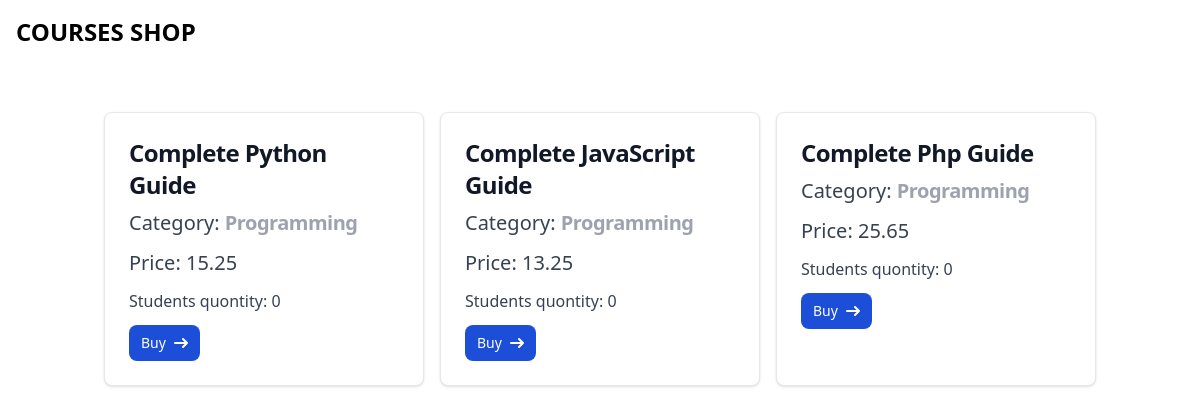
The app's page /shop/, older data.
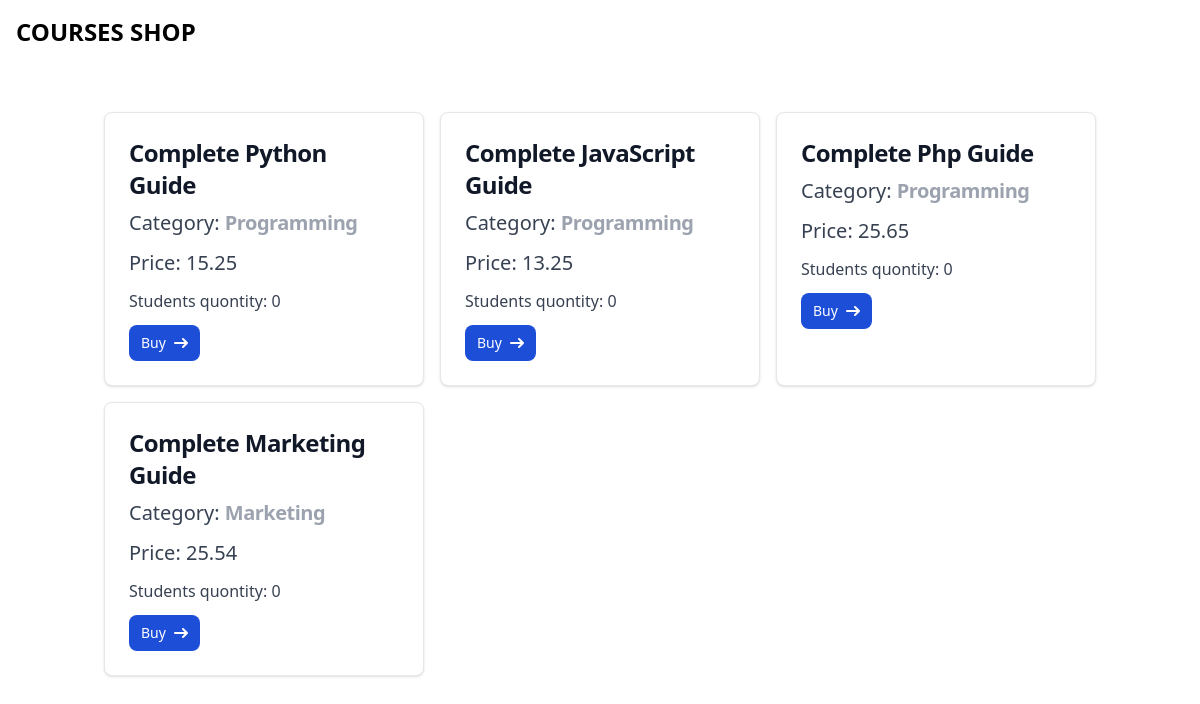
The same page, newer data.
### shop/models.py (models this page shows, shortened)
class Course(models.Model):
    title = models.CharField(max_length=300)
    price = models.FloatField()
    students_qty = models.IntegerField(default=0)
    reviews_qty = models.IntegerField(default=0)
    category = models.ForeignKey(Category, on_delete=models.CASCADE)
    created_at = models.DateTimeField(default=timezone.now)

class Category(models.Model):
    title = models.CharField(max_length=255)
    created_at = models.DateTimeField(default=timezone.now)

### shop/views.py (the view)
# urls.py: path('', views.index, name='index'),
def index(request: HttpRequest) -> HttpResponse:
    courses = Course.objects.all()
    return render(request, 'shop/courses.html', {'courses': courses})

### templates/shop/courses.html (shortened to what this page needs)
{% extends "base.html" %}
{% block content %}
    <div class="pt-6 px-4">
        {% include "shop/includes/courses_list.html" %}
    </div>
{% endblock %}

### templates/shop/includes/courses_list.html
<div class="grid lg:grid-cols-3 md:grid-cols-2 grid-cols-1 gap-4 pt-6">
    {% for course in courses %}
        <div class="max-w-sm p-6 bg-white border border-gray-200 rounded-lg shadow dark:bg-gray-800 dark:border-gray-700">
            <a href="{% url "shop:show" course.id %}">
                <h5 class="mb-2 text-2xl font-bold tracking-tight text-gray-900 dark:text-white">{{ course.title }}</h5>
            </a>
            <p class="text-xl mb-3 font-normal text-gray-700 dark:text-gray-400">Category: <a
                href="{% url "shop:category" course.category.id%}"
                class="mb-2 text-xl font-bold tracking-tight text-gray-400 dark:text-white"
                >{{ course.category.title }}</a> </p>
            <p class="text-xl mb-3 font-normal text-gray-700 dark:text-gray-400">Price: {{ course.price }} </p>
            <p class="mb-3 font-normal text-gray-700 dark:text-gray-400">Students quontity: {{ course.students_qty}} </p>
            <a href="#" class="inline-flex items-center px-3 py-2 text-sm font-medium text-center text-white bg-blue-700 rounded-lg hover:bg-blue-800 focus:ring-4 focus:outline-none focus:ring-blue-300 dark:bg-blue-600 dark:hover:bg-blue-700 dark:focus:ring-blue-800">
                Buy
                <svg class="w-3.5 h-3.5 ml-2" aria-hidden="true" xmlns="http://www.w3.org/2000/svg" fill="none" viewBox="0 0 14 10">
                    <path stroke="currentColor" stroke-linecap="round" stroke-linejoin="round" stroke-width="2" d="M1 5h12m0 0L9 1m4 4L9 9"/>
                </svg>
            </a>
        </div>
    {% endfor %}
</div>

Row changes from the older to the newer data that the page shows:
added Course: title "Complete Marketing Guide", category "Marketing", price "25.54", students_qty "0"
